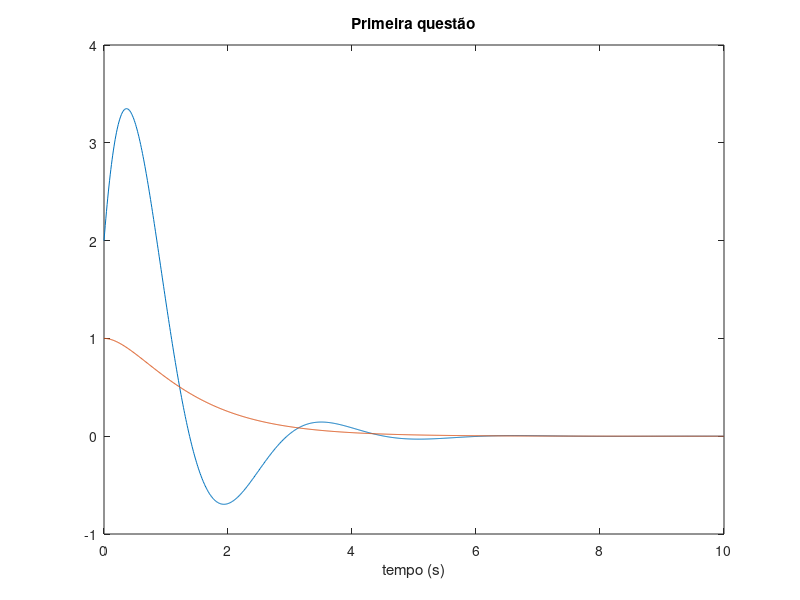
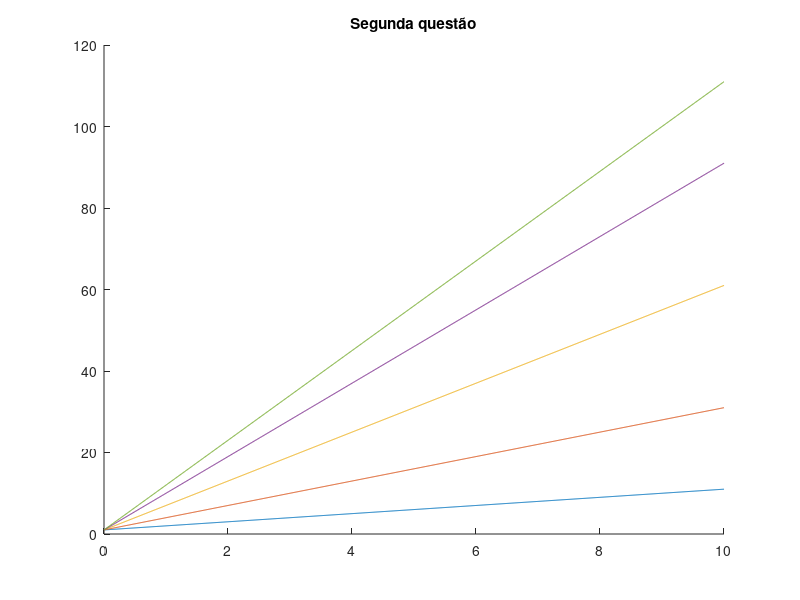
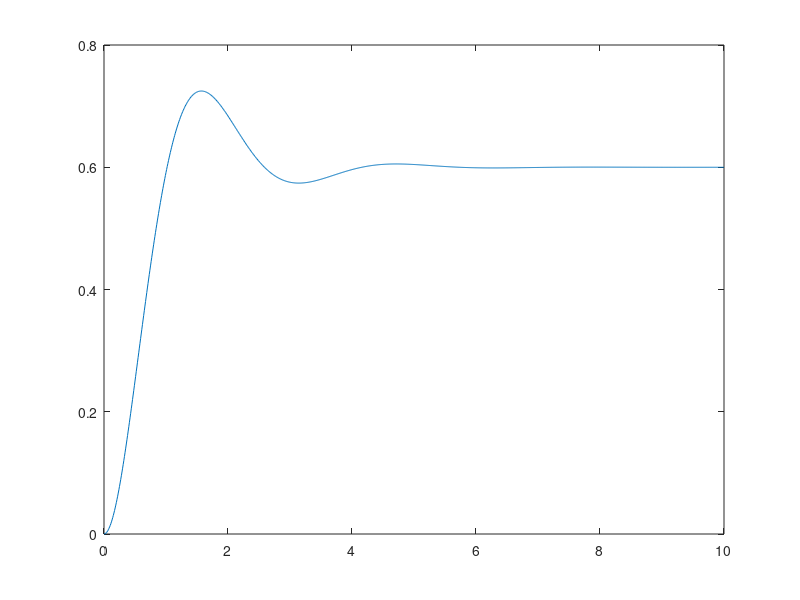

These charts were generated, in order, by the following MATLAB code:
%%%%%%%%%%%%%%%%%%%%
% Primeira questão %
%%%%%%%%%%%%%%%%%%%%

disp('Primeira questão');
disp('Plotando o gráfico');
t = linspace(0, 10, 1000); 
f = 5*exp(-t).*sin(2*t)+2*exp(-t).*cos(2*t);
g = 2*exp(-t)-exp(-2*t);
plot(t, f, t, g);
title('Primeira questão');
xlabel('tempo (s)');

p = input('Proximo item[ENTER]?');

%%%%%%%%%%%%%%%%%%%%
% Segunda questão  %
%%%%%%%%%%%%%%%%%%%%

disp('Segunda questão');
x = -20:1:20;
f = x.^2-8*x+4;

minimo = f(1);
for I=2:length(f)
    if f(I) < minimo
        minimo = f(I);
        posicao = I;
    end
end

disp('Menor valor:')
disp(minimo)
disp('Posicao:')
disp(posicao)

p = input('Proximo item[ENTER]?');

%%%%%%%%%%%%%%%%%%%%
% Terceira questão %
%%%%%%%%%%%%%%%%%%%%

a = [1 3 6 9 11];

figure(2);
for R = 1:length(a)
   y = a(R).*t+1;
   hold on;
   plot(t, y);
end

title('Segunda questão');
p = input('Proximo item[ENTER]?');

%%%%%%%%%%%%%%%%%%
% Quarta questão %
%%%%%%%%%%%%%%%%%%

t = 0:0.01:10;
f = 3/5 - (3/10)*exp(-t).*sin(2*t)- (3/5)*exp(-t).*cos(2*t);

figure(3);
plot(t, f);

pico = f(1);

for R=2:length(t)
    if f(R) > pico
        pico = f(R);
        tPico = t(R);
    end
end

disp('pico: ');
disp(pico);
disp('em: ');
disp(tPico);

p = input('Proximo item[ENTER]?');

%%%%%%%%%%%%%%%%%%
% Quinta questão %
%%%%%%%%%%%%%%%%%%
% s^3+12*s^2+5*s+1
A = [1 12 5 1]
% s^2+1
B = [0 1 0 1]

soma = A+B
produto = conv(A, B)
raizesA = roots(A)
raizesB = roots(B)
valorB212 = polyval(B, 2.12)
